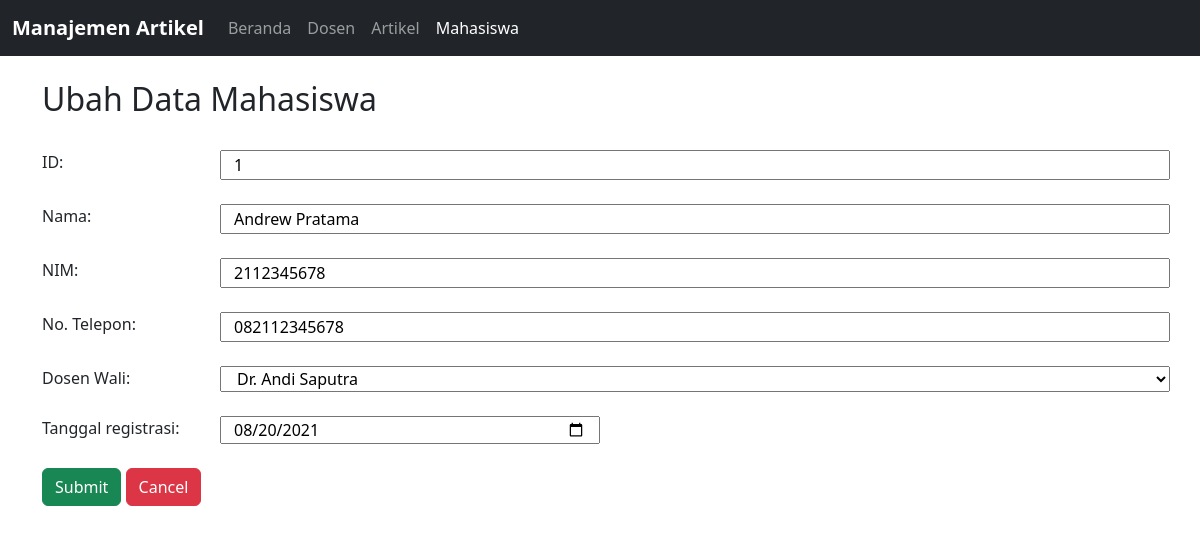
Page /Project/index.php?page=students&action=edit&id=1 on the earlier database version.
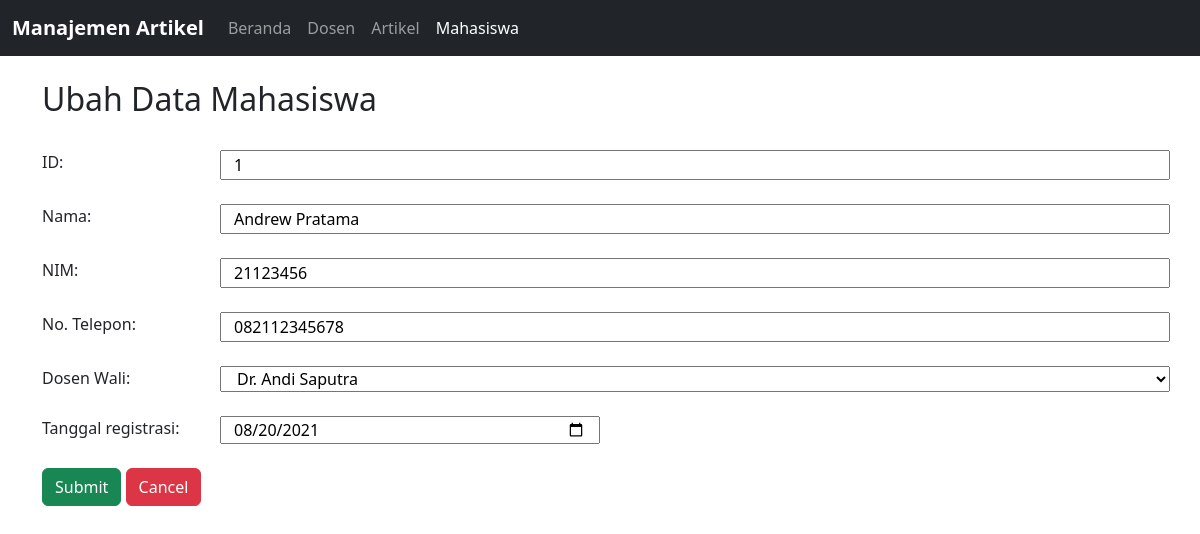
Same page on the later database version.
### tables this page shows
CREATE TABLE students (
    id INT AUTO_INCREMENT PRIMARY KEY,
    name VARCHAR(128) NOT NULL,
    nim VARCHAR(16) NOT NULL UNIQUE,
    phone VARCHAR(32) NOT NULL,
    join_date DATE NOT NULL,
    lecturer_id INT NOT NULL,
    FOREIGN KEY (lecturer_id) REFERENCES lecturers(id)
);

CREATE TABLE lecturers (
    id INT AUTO_INCREMENT PRIMARY KEY,
    name VARCHAR(128) NOT NULL,
    nidn VARCHAR(16) NOT NULL UNIQUE,
    phone VARCHAR(32) NOT NULL,
    join_date DATE NOT NULL
);

### Project/controllers/StudentController.php (called while the page is built, shortened)
<?php
include_once("models/Lecturer.php");
include_once("models/Student.php");
class StudentController {
    private $lecturer_model;
    private $student_model;
    private $view;
    public function __construct() {
        $this->lecturer_model = new Lecturer();
        $this->student_model = new Student();
        $this->view = "views/StudentView.php";
    }
    public function render() {
        $lecturer_data = $this->lecturer_model->getAllLecturers();
        $student_data = $this->student_model->getAllStudents();
        include_once($this->view);
    }
}
?>

### Project/models/Database.php (called while the page is built)
<?php
class Database {
    private $host = "localhost";
    private $username = "root";
    private $password = "";
    private $dbname = "tp8_mvc25";
    public $db;
    public function __construct() {
        try {
            $this->db = new PDO("mysql:host=$this->host;dbname=$this->dbname", $this->username, $this->password);
            $this->db->setAttribute(PDO::ATTR_ERRMODE, PDO::ERRMODE_EXCEPTION);
        } catch (PDOException $e) {
            die("Database connection failed: " . $e->getMessage());
        }
    }
    public function executeQuery($query, $params = []) {
        try {
            $stmt = $this->db->prepare($query);
            $stmt->execute($params);
            return $stmt;
        } catch (PDOException $e) {
            die("Error executing database query due to: " . $e->getMessage());
        }
    }
}
?>

### Project/models/Student.php (called while the page is built, shortened)
<?php
include_once("models/Database.php");
class Student extends Database {
    private $table_name = "students";
    public function getAllStudents() {
        $stmt = $this->executeQuery("SELECT students.id, students.name, students.nim, students.phone, students.join_date, students.lecturer_id, lecturers.name AS lecturer_name
                                            FROM $this->table_name
                                            INNER JOIN lecturers ON students.lecturer_id = lecturers.id");
        if (isset($stmt)) {
            return $stmt->fetchAll(PDO::FETCH_ASSOC);
        }
    }
}
?>

### Project/models/Lecturer.php (called while the page is built, shortened)
<?php
include_once("models/Database.php");
class Lecturer extends Database {
    private $table_name = "lecturers";
    public function getAllLecturers() {
        $stmt = $this->executeQuery("SELECT * FROM $this->table_name");
        if (isset($stmt)) {
            return $stmt->fetchAll(PDO::FETCH_ASSOC);
        }
    }
}
?>

### Project/views/StudentView.edit.php (the view, shortened to what this page needs)
<?php
$student_id = "";
$student_name = "";
$student_nim = "";
$student_phone = "";
$student_lecturer_id = "";
$student_join_date = "";
if (isset($_GET["id"])) {
    foreach ($student_data as $data):
        if ($data["id"] == $_GET["id"]) {
            $student_id = $_GET["id"];
            $student_name = $data["name"];
            $student_nim  = $data["nim"];
            $student_phone = $data["phone"];
            $student_lecturer_id = $data["lecturer_id"];
            $student_join_date = $data["join_date"];
        }
    endforeach;
}
?>
<div class="row mb-4 ">
	<div class="col-md-12">
		<h2 class="heading-section">Ubah Data Mahasiswa</h2>
	</div>
</div>
<form action="index.php?page=students" method="POST">
    <div class="row mb-4">
        <label class="col-md-2">ID:</label>
        <input class="col" type="text" id="student_id" name="student_id" readonly="yes" value="<?= $student_id ?>">
    </div>
	<div class="row mb-4">
        <label class="col-md-2">Nama:</label>
        <input class="col" type="text" id="student_name" name="student_name" value="<?= $student_name ?>">
    </div>
    <div class="row mb-4">
        <label class="col-md-2">NIM:</label>
        <input class="col" type="text" id="student_nim" name="student_nim" value="<?= $student_nim ?>">
    </div>
    <div class="row mb-4">
        <label class="col-md-2">No. Telepon:</label>
        <input class="col" type="text" id="student_phone" name="student_phone" value="<?= $student_phone ?>">
    </div>
    <div class="row mb-4">
        <label class="col-md-2">Dosen Wali:</label>
        <select class="col" name="student_lecturer_id">
            <?php foreach ($lecturer_data as $lecturer): ?>
                <option value="<?= $lecturer['id'] ?>" <?php if ($lecturer['id'] == $student_lecturer_id) { echo "selected"; } ?> ><?= $lecturer['name'] ?></option>
            <?php endforeach; ?>
        </select>
    </div>
    <div class="row mb-4">
        <label class="col-md-2">Tanggal registrasi:</label>
        <input class="col-md-4" type="date" id="student_join_date" name="student_join_date" value="<?= $student_join_date ?>">
    </div>
    <button type="submit" class="btn mb-2 mb-md-0 btn-success" name="edit_student">Submit</button>
    <button type="button" onclick="location.href='index.php?page=students'" class="btn mb-2 mb-md-0 btn-danger" name="">Cancel</button>
</form>

Differences in the rows shown:
changed students "Andrew Pratama": student_nim "2112345678" → "21123456"
